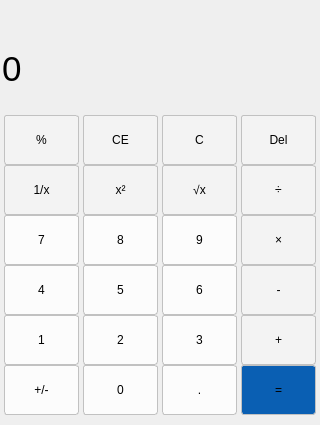
<?xml version="1.0" encoding="UTF-8"?>
<ui version="4.0">
 <class>CalculatorClass</class>
 <widget class="QWidget" name="CalculatorClass">
  <property name="geometry">
   <rect>
    <x>0</x>
    <y>0</y>
    <width>320</width>
    <height>425</height>
   </rect>
  </property>
  <property name="minimumSize">
   <size>
    <width>320</width>
    <height>425</height>
   </size>
  </property>
  <property name="maximumSize">
   <size>
    <width>320</width>
    <height>425</height>
   </size>
  </property>
  <property name="windowTitle">
   <string>Calculator</string>
  </property>
  <property name="styleSheet">
   <string notr="true">* {
	border: none;
	background-color: rgb(238，236，236);
}

QPushButton {
	border: 1px solid rgb(193,193,193);
	background-color: rgb(243,243,243);
	border-radius: 3px;
}

QPushButton:hover {
	background-color: rgb(221,223,221);
}

QPushButton#btn_numSign,
#btn_num0,
#btn_num1,
#btn_num2,
#btn_num3,
#btn_num4,
#btn_num5,
#btn_num6,
#btn_num7,
#btn_num8,
#btn_num9,
#btn_numDot
 {
	background-color: rgb(252,252,252);
	font: bold 12pt '微软雅黑';
}

QPushButton#btn_numSign:hover,
#btn_num0:hover,
#btn_num1:hover,
#btn_num2:hover,
#btn_num3:hover,
#btn_num4:hover,
#btn_num5:hover,
#btn_num6:hover,
#btn_num7:hover,
#btn_num8:hover,
#btn_num9:hover,
#btn_numDot:hover
 {
	border: 1px solid rgb(193,193,193);
	background-color: rgb(221,223,221);
}

#btn_equal {
	background-color: rgb(10,95,179);
}
#btn_equal:hover {
	background-color: rgb(34,110,186);
}

QLineEdit {
	background: transparent;
}
</string>
  </property>
  <layout class="QVBoxLayout" name="verticalLayout">
   <property name="spacing">
    <number>0</number>
   </property>
   <property name="leftMargin">
    <number>0</number>
   </property>
   <property name="topMargin">
    <number>0</number>
   </property>
   <property name="rightMargin">
    <number>0</number>
   </property>
   <property name="bottomMargin">
    <number>0</number>
   </property>
   <item>
    <widget class="QLineEdit" name="expLineEdit">
     <property name="minimumSize">
      <size>
       <width>0</width>
       <height>0</height>
      </size>
     </property>
     <property name="alignment">
      <set>Qt::AlignLeading|Qt::AlignLeft|Qt::AlignVCenter</set>
     </property>
     <property name="readOnly">
      <bool>true</bool>
     </property>
    </widget>
   </item>
   <item>
    <widget class="QLineEdit" name="lineEdit">
     <property name="minimumSize">
      <size>
       <width>0</width>
       <height>70</height>
      </size>
     </property>
     <property name="maximumSize">
      <size>
       <width>16777215</width>
       <height>70</height>
      </size>
     </property>
     <property name="font">
      <font>
       <pointsize>26</pointsize>
      </font>
     </property>
     <property name="text">
      <string>0</string>
     </property>
    </widget>
   </item>
   <item>
    <layout class="QGridLayout" name="gridLayout">
     <property name="topMargin">
      <number>2</number>
     </property>
     <property name="spacing">
      <number>0</number>
     </property>
     <item row="4" column="1">
      <widget class="QPushButton" name="btn_num2">
       <property name="minimumSize">
        <size>
         <width>75</width>
         <height>50</height>
        </size>
       </property>
       <property name="maximumSize">
        <size>
         <width>75</width>
         <height>50</height>
        </size>
       </property>
       <property name="text">
        <string>2</string>
       </property>
      </widget>
     </item>
     <item row="3" column="3">
      <widget class="QPushButton" name="btn_sub">
       <property name="minimumSize">
        <size>
         <width>75</width>
         <height>50</height>
        </size>
       </property>
       <property name="maximumSize">
        <size>
         <width>75</width>
         <height>50</height>
        </size>
       </property>
       <property name="text">
        <string>-</string>
       </property>
      </widget>
     </item>
     <item row="5" column="1">
      <widget class="QPushButton" name="btn_num0">
       <property name="minimumSize">
        <size>
         <width>75</width>
         <height>50</height>
        </size>
       </property>
       <property name="maximumSize">
        <size>
         <width>75</width>
         <height>50</height>
        </size>
       </property>
       <property name="text">
        <string>0</string>
       </property>
      </widget>
     </item>
     <item row="1" column="0">
      <widget class="QPushButton" name="pushButton_2">
       <property name="minimumSize">
        <size>
         <width>75</width>
         <height>50</height>
        </size>
       </property>
       <property name="maximumSize">
        <size>
         <width>75</width>
         <height>50</height>
        </size>
       </property>
       <property name="text">
        <string>1/x</string>
       </property>
      </widget>
     </item>
     <item row="3" column="0">
      <widget class="QPushButton" name="btn_num4">
       <property name="minimumSize">
        <size>
         <width>75</width>
         <height>50</height>
        </size>
       </property>
       <property name="maximumSize">
        <size>
         <width>75</width>
         <height>50</height>
        </size>
       </property>
       <property name="text">
        <string>4</string>
       </property>
      </widget>
     </item>
     <item row="0" column="3">
      <widget class="QPushButton" name="btn_del">
       <property name="minimumSize">
        <size>
         <width>75</width>
         <height>50</height>
        </size>
       </property>
       <property name="maximumSize">
        <size>
         <width>75</width>
         <height>50</height>
        </size>
       </property>
       <property name="text">
        <string>Del</string>
       </property>
      </widget>
     </item>
     <item row="5" column="0">
      <widget class="QPushButton" name="btn_numSign">
       <property name="minimumSize">
        <size>
         <width>75</width>
         <height>50</height>
        </size>
       </property>
       <property name="maximumSize">
        <size>
         <width>75</width>
         <height>50</height>
        </size>
       </property>
       <property name="text">
        <string>+/-</string>
       </property>
      </widget>
     </item>
     <item row="3" column="1">
      <widget class="QPushButton" name="btn_num5">
       <property name="minimumSize">
        <size>
         <width>75</width>
         <height>50</height>
        </size>
       </property>
       <property name="maximumSize">
        <size>
         <width>75</width>
         <height>50</height>
        </size>
       </property>
       <property name="text">
        <string>5</string>
       </property>
      </widget>
     </item>
     <item row="4" column="2">
      <widget class="QPushButton" name="btn_num3">
       <property name="minimumSize">
        <size>
         <width>75</width>
         <height>50</height>
        </size>
       </property>
       <property name="maximumSize">
        <size>
         <width>75</width>
         <height>50</height>
        </size>
       </property>
       <property name="text">
        <string>3</string>
       </property>
      </widget>
     </item>
     <item row="4" column="0">
      <widget class="QPushButton" name="btn_num1">
       <property name="minimumSize">
        <size>
         <width>75</width>
         <height>50</height>
        </size>
       </property>
       <property name="maximumSize">
        <size>
         <width>75</width>
         <height>50</height>
        </size>
       </property>
       <property name="text">
        <string>1</string>
       </property>
      </widget>
     </item>
     <item row="4" column="3">
      <widget class="QPushButton" name="btn_plus">
       <property name="minimumSize">
        <size>
         <width>75</width>
         <height>50</height>
        </size>
       </property>
       <property name="maximumSize">
        <size>
         <width>75</width>
         <height>50</height>
        </size>
       </property>
       <property name="text">
        <string>+</string>
       </property>
      </widget>
     </item>
     <item row="0" column="2">
      <widget class="QPushButton" name="pushButton_16">
       <property name="minimumSize">
        <size>
         <width>75</width>
         <height>50</height>
        </size>
       </property>
       <property name="maximumSize">
        <size>
         <width>75</width>
         <height>50</height>
        </size>
       </property>
       <property name="text">
        <string>C</string>
       </property>
      </widget>
     </item>
     <item row="1" column="2">
      <widget class="QPushButton" name="pushButton_20">
       <property name="minimumSize">
        <size>
         <width>75</width>
         <height>50</height>
        </size>
       </property>
       <property name="maximumSize">
        <size>
         <width>75</width>
         <height>50</height>
        </size>
       </property>
       <property name="text">
        <string>√x</string>
       </property>
      </widget>
     </item>
     <item row="5" column="2">
      <widget class="QPushButton" name="btn_numDot">
       <property name="minimumSize">
        <size>
         <width>75</width>
         <height>50</height>
        </size>
       </property>
       <property name="maximumSize">
        <size>
         <width>75</width>
         <height>50</height>
        </size>
       </property>
       <property name="text">
        <string>.</string>
       </property>
      </widget>
     </item>
     <item row="5" column="3">
      <widget class="QPushButton" name="btn_equal">
       <property name="minimumSize">
        <size>
         <width>75</width>
         <height>50</height>
        </size>
       </property>
       <property name="maximumSize">
        <size>
         <width>75</width>
         <height>50</height>
        </size>
       </property>
       <property name="text">
        <string>=</string>
       </property>
      </widget>
     </item>
     <item row="0" column="1">
      <widget class="QPushButton" name="pushButton_9">
       <property name="minimumSize">
        <size>
         <width>75</width>
         <height>50</height>
        </size>
       </property>
       <property name="maximumSize">
        <size>
         <width>75</width>
         <height>50</height>
        </size>
       </property>
       <property name="text">
        <string>CE</string>
       </property>
      </widget>
     </item>
     <item row="2" column="3">
      <widget class="QPushButton" name="btn_mul">
       <property name="minimumSize">
        <size>
         <width>75</width>
         <height>50</height>
        </size>
       </property>
       <property name="maximumSize">
        <size>
         <width>75</width>
         <height>50</height>
        </size>
       </property>
       <property name="text">
        <string>×</string>
       </property>
      </widget>
     </item>
     <item row="0" column="0">
      <widget class="QPushButton" name="pushButton">
       <property name="minimumSize">
        <size>
         <width>75</width>
         <height>50</height>
        </size>
       </property>
       <property name="maximumSize">
        <size>
         <width>75</width>
         <height>50</height>
        </size>
       </property>
       <property name="text">
        <string>%</string>
       </property>
      </widget>
     </item>
     <item row="2" column="1">
      <widget class="QPushButton" name="btn_num8">
       <property name="minimumSize">
        <size>
         <width>75</width>
         <height>50</height>
        </size>
       </property>
       <property name="maximumSize">
        <size>
         <width>75</width>
         <height>50</height>
        </size>
       </property>
       <property name="text">
        <string>8</string>
       </property>
      </widget>
     </item>
     <item row="2" column="2">
      <widget class="QPushButton" name="btn_num9">
       <property name="minimumSize">
        <size>
         <width>75</width>
         <height>50</height>
        </size>
       </property>
       <property name="maximumSize">
        <size>
         <width>75</width>
         <height>50</height>
        </size>
       </property>
       <property name="text">
        <string>9</string>
       </property>
      </widget>
     </item>
     <item row="1" column="1">
      <widget class="QPushButton" name="pushButton_11">
       <property name="minimumSize">
        <size>
         <width>75</width>
         <height>50</height>
        </size>
       </property>
       <property name="maximumSize">
        <size>
         <width>75</width>
         <height>50</height>
        </size>
       </property>
       <property name="text">
        <string>x²</string>
       </property>
      </widget>
     </item>
     <item row="3" column="2">
      <widget class="QPushButton" name="btn_num6">
       <property name="minimumSize">
        <size>
         <width>75</width>
         <height>50</height>
        </size>
       </property>
       <property name="maximumSize">
        <size>
         <width>75</width>
         <height>50</height>
        </size>
       </property>
       <property name="text">
        <string>6</string>
       </property>
      </widget>
     </item>
     <item row="1" column="3">
      <widget class="QPushButton" name="btn_div">
       <property name="minimumSize">
        <size>
         <width>75</width>
         <height>50</height>
        </size>
       </property>
       <property name="maximumSize">
        <size>
         <width>75</width>
         <height>50</height>
        </size>
       </property>
       <property name="text">
        <string>÷</string>
       </property>
      </widget>
     </item>
     <item row="2" column="0">
      <widget class="QPushButton" name="btn_num7">
       <property name="minimumSize">
        <size>
         <width>75</width>
         <height>50</height>
        </size>
       </property>
       <property name="maximumSize">
        <size>
         <width>75</width>
         <height>50</height>
        </size>
       </property>
       <property name="text">
        <string>7</string>
       </property>
      </widget>
     </item>
    </layout>
   </item>
  </layout>
 </widget>
 <layoutdefault spacing="6" margin="11"/>
 <resources>
  <include location="Calculator.qrc"/>
 </resources>
 <connections/>
</ui>
